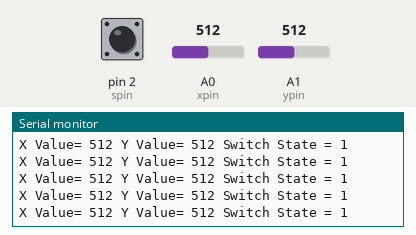
Simulated run of this sketch. Board: Arduino Uno, built with avr-gcc and run on an emulated ATmega328P. Parts: the last lines printed to the serial monitor. The test bench sets the inputs (shaded band); at power-on: A1 (ypin) = 512, pin 2 (spin) HIGH, A0 (xpin) = 512.

Above: at 7.4 s.
7.5 s: A1 (ypin) set to 1023
At 7.99 s:
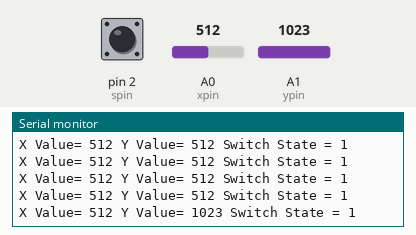
10.5 s: A1 (ypin) set to 990
At 10.6 s:
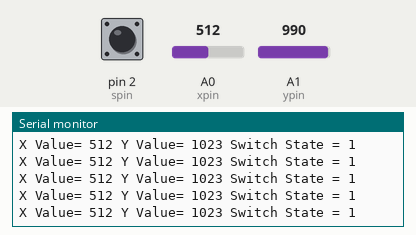
Timing chart, 0 to 13.5 s (numbered marks = the images above; inputs shaded):
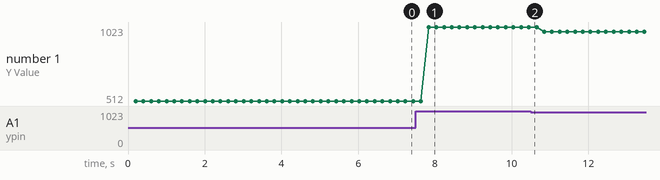

The sketch:

joystickControl.ino
```cpp
int xpin=A0;
int ypin=A1;
int spin=2;
int xval;
int yval;
int sval;
int dt=200;

void setup() {
  // put your setup code here, to run once:
Serial.begin(9600);
pinMode(xpin,INPUT);
pinMode(ypin,INPUT);
pinMode(spin,INPUT);
digitalWrite(spin,HIGH);
}

void loop() {
  // put your main code here, to run repeatedly:
xval=analogRead(xpin);
yval=analogRead(ypin);
sval=digitalRead(spin);
delay(dt);

Serial.print("X Value= ");
Serial.print(xval);
Serial.print(" Y Value= ");
Serial.print(yval);
Serial.print(" Switch State = ");
Serial.println(sval);

}
```

Measured:
- after the input at 7.5 s, the serial monitor: prints a new line after 0.33 s (image 1)
- plotted number 1: 512 → 1023 after the input at 7.5 s, 1023 → 990 after the input at 10.5 s
